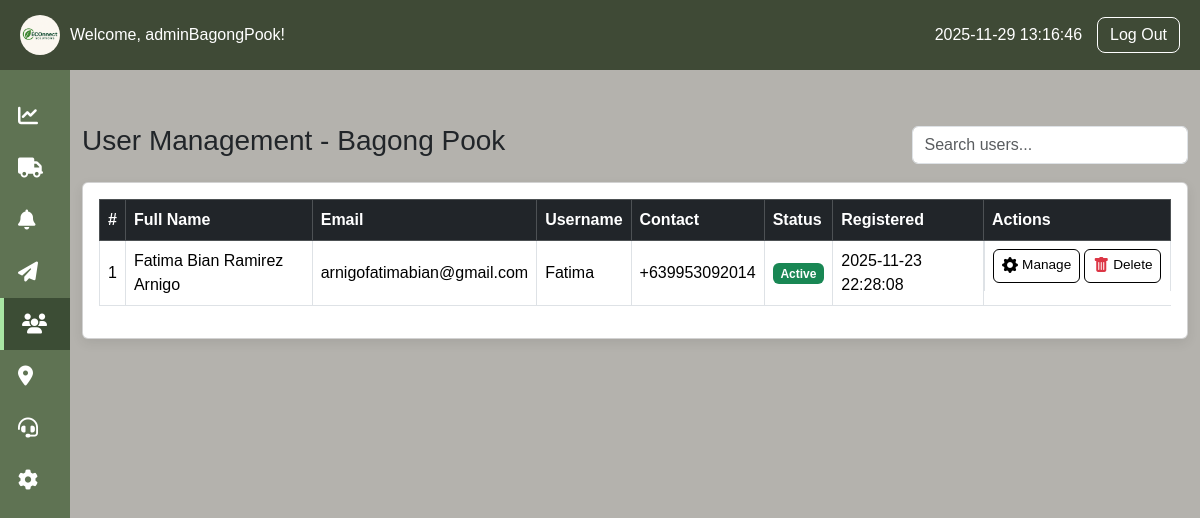
Screenshot of /admin/user_management.php (signed in) with the database file from the repository.
### tables this page shows
CREATE TABLE `barangay_admins` (
  `id` int(11) NOT NULL,
  `full_name` varchar(100) NOT NULL,
  `barangay` varchar(100) NOT NULL,
  `username` varchar(100) NOT NULL,
  `password` varchar(255) NOT NULL,
  `created_at` timestamp NOT NULL DEFAULT current_timestamp(),
  `email` varchar(100) DEFAULT '',
  `status` varchar(20) NOT NULL DEFAULT 'Active'
);

CREATE TABLE `users` (
  `id` int(10) UNSIGNED NOT NULL,
  `fname` varchar(50) NOT NULL,
  `mname` varchar(50) DEFAULT NULL,
  `lname` varchar(50) NOT NULL,
  `suffix` varchar(10) DEFAULT NULL,
  `contact` varchar(15) NOT NULL,
  `email` varchar(100) NOT NULL,
  `region` varchar(50) NOT NULL,
  `province` varchar(50) NOT NULL,
  `city` varchar(50) NOT NULL,
  `barangay` varchar(50) NOT NULL,
  `street` varchar(100) DEFAULT NULL,
  `zip` varchar(10) DEFAULT NULL,
  `username` varchar(255) DEFAULT NULL,
  `password` varchar(255) NOT NULL,
  `created_at` timestamp NOT NULL DEFAULT current_timestamp(),
  `status` varchar(20) NOT NULL DEFAULT 'Active',
  `full_name` varchar(200) GENERATED ALWAYS AS (concat(`fname`,' ',ifnull(`mname`,''),' ',`lname`,' ',ifnull(`suffix`,''))) STORED
);

### admin/user_management.php (the view, shortened to what this page needs)
<?php
include "db_connect.php";
$admin_id = $_SESSION['barangay_admin_id'] ?? null;
$stmt = $conn->prepare("SELECT barangay FROM barangay_admins WHERE id=?");
$stmt->bind_param("i", $admin_id);
$stmt->execute();
$admin_barangay = $stmt->get_result()->fetch_assoc()['barangay'] ?? '';
$users = [];
$stmt = $conn->prepare("SELECT * FROM users WHERE barangay=? ORDER BY id DESC");
$stmt->bind_param("s", $admin_barangay);
$stmt->execute();
$result = $stmt->get_result();
while ($row = $result->fetch_assoc()) {
    $users[] = $row;
}
?>
<!DOCTYPE html>
<html lang="en">
<head>
<link rel="stylesheet" href="https://cdn.jsdelivr.net/npm/bootstrap@5.3.2/dist/css/bootstrap.min.css">
<link rel="stylesheet" href="https://cdn.jsdelivr.net/npm/bootstrap-icons@1.11.1/font/bootstrap-icons.css">
</head>
<body>
<?php include 'header.php'; ?>
<div class="container my-4">
    <div class="d-flex justify-content-between align-items-center mb-3">
        <h3>User Management - <?= htmlspecialchars($admin_barangay) ?></h3>
        <input type="text" id="searchBar" class="form-control w-25" placeholder="Search users...">
    </div>
    <div class="card p-3">
        <div class="table-responsive">
            <table class="table table-hover table-bordered" id="userTable">
                <thead class="table-dark">
                    <tr>
                        <th>#</th>
                        <th>Full Name</th>
                        <th>Email</th>
                        <th>Username</th>
                        <th>Contact</th>
                        <th>Status</th>
                        <th>Registered</th>
                        <th>Actions</th>
                    </tr>
                </thead>
                <tbody>
                    <?php $i=1; foreach($users as $user): ?>
                    <tr>
                        <td><?= $i++ ?></td>
                        <td><?= htmlspecialchars($user['full_name']) ?></td>
                        <td><?= htmlspecialchars($user['email']) ?></td>
                        <td><?= htmlspecialchars($user['username']) ?></td>
                        <td><?= htmlspecialchars($user['contact']) ?></td>
                        <td><span class="badge <?= $user['status']=='Active'?'bg-success':'bg-secondary' ?>"><?= $user['status'] ?></span></td>
                        <td><?= htmlspecialchars($user['created_at']) ?></td>
                        <td class="d-flex gap-1">
                            <button class="icon-btn" data-bs-toggle="modal" data-bs-target="#editModal" data-id="<?= $user['id'] ?>" data-status="<?= $user['status'] ?>" title="Manage User">
                                <i class="bi bi-gear-fill"></i> Manage
                            </button>
                            <button class="icon-btn" data-bs-toggle="modal" data-bs-target="#deleteModal" data-id="<?= $user['id'] ?>" data-name="<?= htmlspecialchars($user['full_name']) ?>" title="Delete User">
                                <i class="bi bi-trash-fill text-danger"></i> Delete
                            </button>
                        </td>
                    </tr>
                    <?php endforeach; if(empty($users)): ?>
                    <tr><td colspan="8" class="text-center text-muted">No users found in <?= htmlspecialchars($admin_barangay) ?>.</td></tr>
                    <?php endif; ?>
                </tbody>
            </table>
        </div>
    </div>
</div>
</body>
</html>

### admin/header.php (shortened to what this page needs)
<?php
include "../db_connect.php";
$admin_id = $_SESSION['barangay_admin_id'];
$stmt = $conn->prepare("SELECT username FROM barangay_admins WHERE id = ?");
$stmt->bind_param("i", $admin_id);
$stmt->execute();
$result = $stmt->get_result();
$username = ($row = $result->fetch_assoc()) ? $row['username'] : 'Admin';
$currentPage = basename($_SERVER['PHP_SELF']);
?>
<!DOCTYPE html>
<html lang="en">
<head>
<link href="https://cdn.jsdelivr.net/npm/bootstrap@5.3.2/dist/css/bootstrap.min.css" rel="stylesheet">
<link rel="stylesheet" href="https://cdnjs.cloudflare.com/ajax/libs/font-awesome/6.4.0/css/all.min.css">
</head>
<body>
<div class="header">
    <div class="logo">
        <img src="../img/logoo.png" alt="Logo">
        <span>Welcome, <?= htmlspecialchars($username); ?>!</span>
    </div>
    <div class="header-right">
        <div class="current-time"><?= date("Y-m-d H:i:s") ?></div>
        <button class="logout-btn" onclick="location.href='logout.php'">Log Out</button>
    </div>
</div>
<div class="sidebar" id="sidebarMenu">
    <div class="nav-item <?= ($currentPage == 'adminDash.php') ? 'active' : '' ?>" onclick="location.href='adminDash.php'">
        <i class="fa fa-chart-line"></i>
    </div>
    <div class="nav-item <?= ($currentPage == 'collection_management.php') ? 'active' : '' ?>" onclick="location.href='collection_management.php'">
        <i class="fa fa-truck"></i>
    </div>
    <div class="nav-item <?= ($currentPage == 'notification.php') ? 'active' : '' ?>" onclick="location.href='notification.php'">
        <i class="fa fa-bell"></i>
    </div>
    <div class="nav-item <?= ($currentPage == 'send_message.php') ? 'active' : '' ?>" onclick="location.href='send_message.php'">
        <i class="fa fa-paper-plane"></i>
    </div>
    <div class="nav-item <?= ($currentPage == 'user_management.php') ? 'active' : '' ?>" onclick="location.href='user_management.php'">
        <i class="fa fa-users"></i>
    </div>
    <div class="nav-item <?= ($currentPage == 'real_time_tracking.php') ? 'active' : '' ?>" onclick="location.href='real_time_tracking.php'">
        <i class="fa fa-location-dot"></i>
    </div>
    <div class="nav-item <?= ($currentPage == 'complain_support.php') ? 'active' : '' ?>" onclick="location.href='complain_support.php'">
        <i class="fa fa-headset"></i>
    </div>
    <div class="nav-item <?= ($currentPage == 'admin_settings.php') ? 'active' : '' ?>" onclick="location.href='admin_settings.php'">
        <i class="fa fa-gear"></i>
    </div>
</div>
</body>
</html>

### admin/user_management.php (style rules this page uses)
body { background-color: rgba(68,64,51,0.4) !important; font-family: Arial, sans-serif; padding-top:100px; padding-left:70px; }
.card { border-radius:14px; box-shadow:0 4px 12px rgba(0,0,0,0.08); }
.table th, .table td { vertical-align: middle; }
.icon-btn { background:none; border:1px solid #000; color:black; font-size:0.85rem; padding:4px 8px; border-radius:6px; cursor:pointer; display:flex; align-items:center; gap:4px; }
.icon-btn i { font-size:1rem; }

### admin/header.php (style rules this page uses)
body { margin: 0; font-family: Arial, sans-serif; }
.header { width: 100%; background-color: #3f4a36; color: white; padding: 10px 20px; display: flex; align-items: center; justify-content: space-between; position: fixed; top: 0; left: 0; z-index: 2000; height: 70px; }
.header .logo { display: flex; align-items: center; gap: 10px; }
.header img { height: 40px; border-radius: 50%; }
.header-right { display: flex; align-items: center; gap: 15px; }
.logout-btn { color: white; background: transparent; border: 1px solid white; border-radius: 8px; padding: 5px 12px; text-decoration: none; }
.sidebar { position: fixed; top: 70px; left: 0; width: 70px; height: calc(100vh - 70px); background: #5f7353; overflow: hidden; transition: width 0.3s ease; z-index: 1500; padding-top: 20px; }
.nav-item { display: flex; align-items: center; padding: 14px 18px; color: white; cursor: pointer; transition: 0.2s; }
.nav-item i { font-size: 20px; width: 30px; }
.nav-item.active { background: #3c4d35; border-left: 4px solid #a8e6a3; }

### rows the page displays
barangay_admins: username "adminBagongPook", barangay "Bagong Pook"
users: full_name "Fatima Bian Ramirez Arnigo", email "arnigofatimabian@gmail.com", username "Fatima", contact "+639953092014", status "Active", created_at "2025-11-23 22:28:08"
